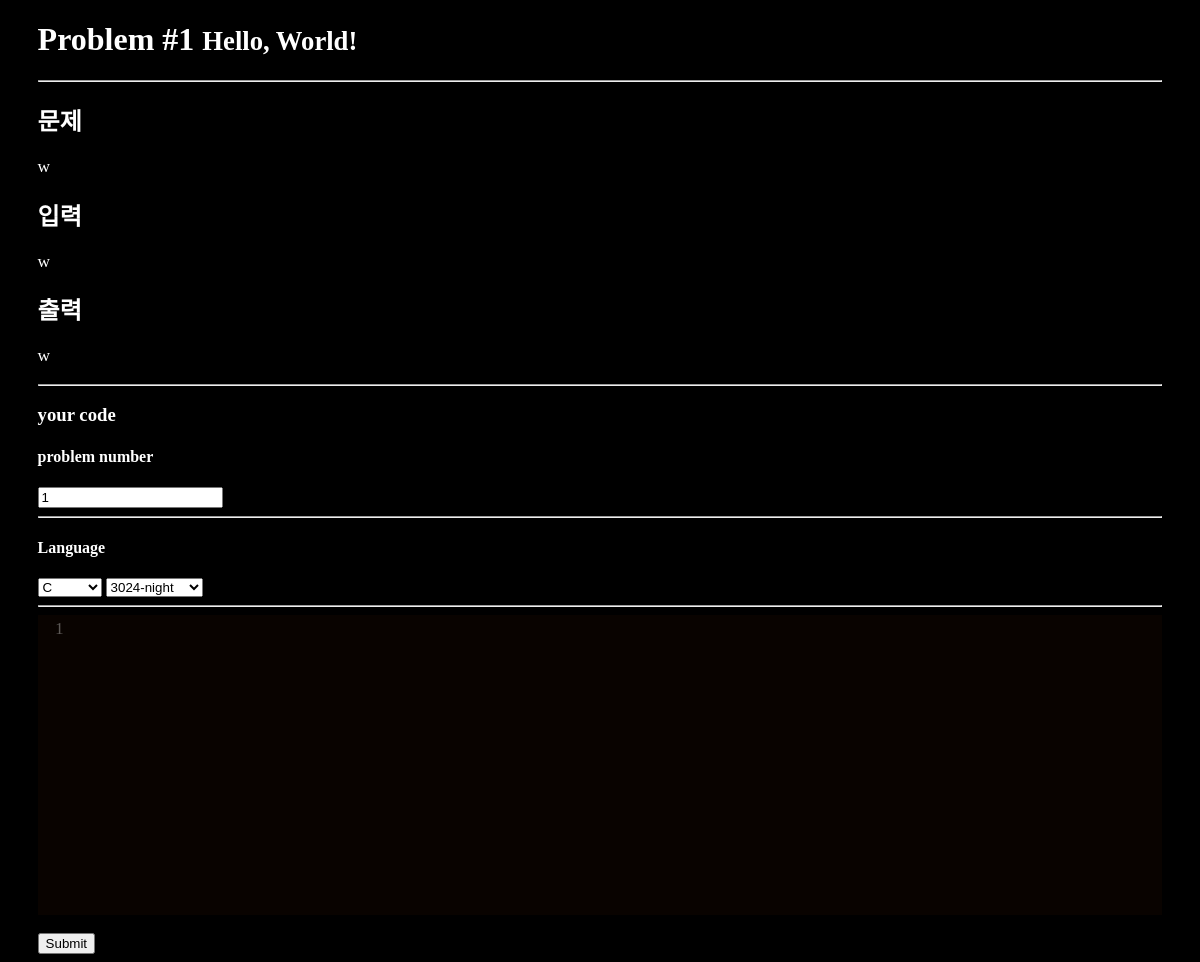
The app's page /problem/1, older data.
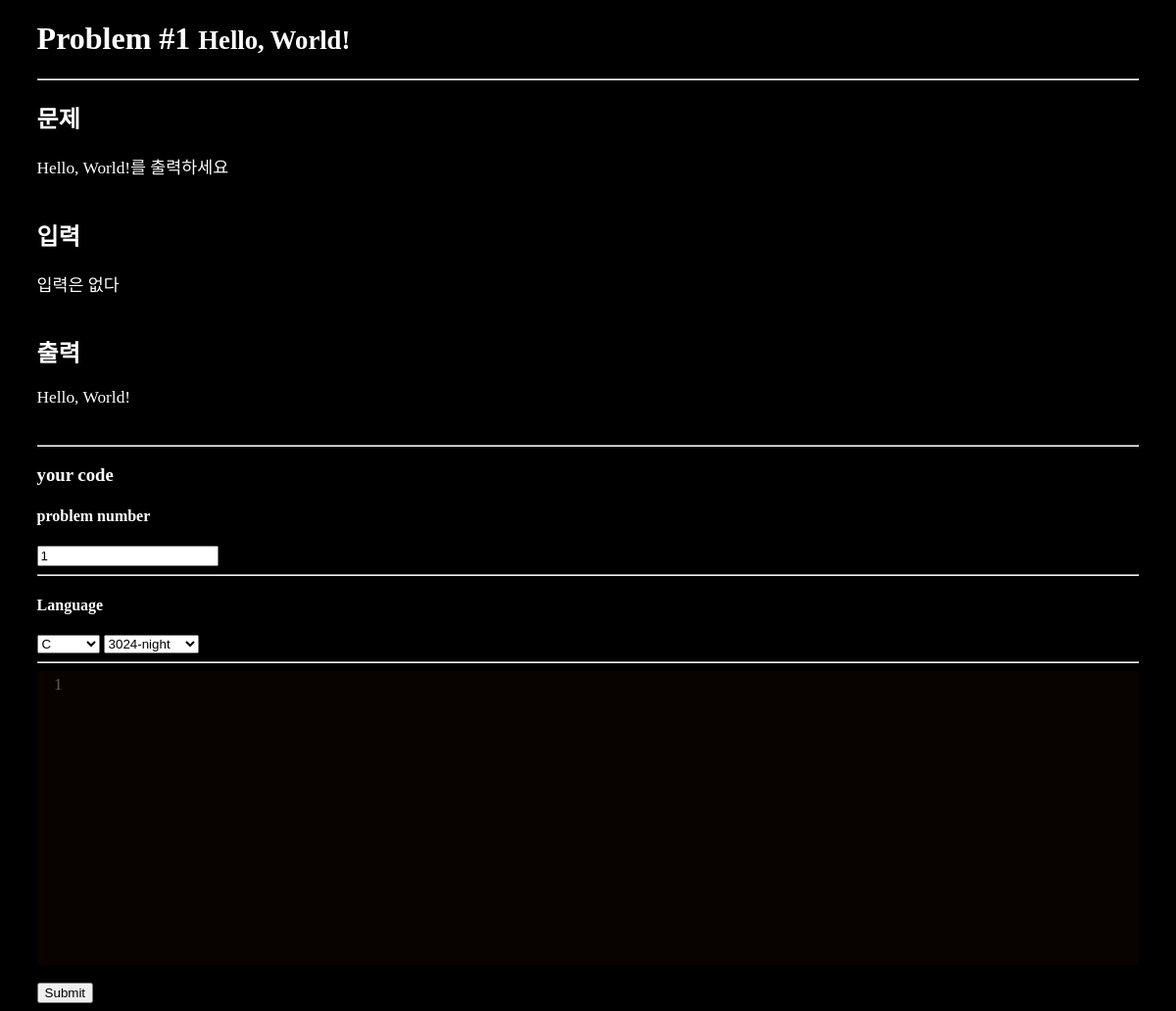
The same page, newer data.
### tables this page shows
CREATE TABLE problem (
  problem_num integer primary key autoincrement, 
  problem_name string not null,
  problem_correct integer,
  problem_text_info string not null,
  problem_text_input_info string not null,
  problem_text_output_info string not null
);

### GPSR.py (the view)
@app.route('/problem/<problem_num>', methods=['GET', 'POST'])
def problem_view(problem_num):
    problem = query_db('select * from problem where problem_num is ?', [problem_num])
    return render_template('/problem/problem_view.html', problem=problem)

### GPSR.py (called while the page is built)
def connect_db():
    return sqlite3.connect(app.config['DATABASE'])

def query_db(query, args=(), one=False):
    cur = g.db.execute(query, args)
    rv = [dict((cur.description[idx][0], value)
               for idx, value in enumerate(row)) for row in cur.fetchall()]
    return (rv[0] if rv else None) if one else rv

@app.before_request
def before_request():
    g.db = connect_db()
    g.user = None
    if 'user_num' in session:
        g.user = query_db('select * from user where user_num = ?',
                          [session['user_num']], one=True)

@app.teardown_request
def teardown_request(exception):
    if hasattr(g, 'db'):
        g.db.close()

### templates/problem/problem_view.html (shortened to what this page needs)
<!doctype html>
<link rel=stylesheet type=text/css href="{{ url_for('static', filename='style.css') }}">
<html>
    <head>
		<link rel="stylesheet" href="/static/codemirror/lib/codemirror.css" />
		<link rel="stylesheet" href="/static/codemirror/theme/ambiance.css" />
		<link rel="stylesheet" href="/static/codemirror/theme/base16-dark.css" />
		<link rel="stylesheet" href="/static/codemirror/theme/base16-light.css" />
		<link rel="stylesheet" href="/static/codemirror/theme/blackboard.css" />
		<link rel="stylesheet" href="/static/codemirror/theme/abcdef.css" />
		<link rel="stylesheet" href="/static/codemirror/theme/night.css" />
		<link rel="stylesheet" href="/static/codemirror/theme/3024-night.css" />
		<link rel="stylesheet" href="/static/codemirror/theme/vibrant-ink.css" />
    </head>
    <body>
        <div class=problem>
            <div class=problem_content>
	            {% if problem %}
	            <h1>Problem #{{problem[0].problem_num}} <small>{{problem[0].problem_name}}</small> </h1>
	            <hr>
	            <h2>문제</h2>
	            <pre>{{problem[0].problem_text_info}}</pre>
	            <h2>입력</h2>
	            <pre>{{problem[0].problem_text_input_info}}</pre>
	            <h2>출력</h2>
	            <pre>{{problem[0].problem_text_output_info}}</pre>
	            <hr>
	            <form action="/problem/compile" method="post">
	                <h3>your code</h3>
	                <h4>problem number</h4>
	                <input type="number" name="answer_problem_num" size="13" value="{{problem[0].problem_num}}" readonly>
	                <hr>
	                <h4>Language</h4>
	                <select name="language" class="language-select">
	                    <option value="C" data-mime="text/x-csrc" selected = "selected">C</option>
					</select>
					<select name="theme" class="theme-select">
						<option data-mime="3024-night">3024-night</option>
					</select>
	                <hr>
	                <br/>
	                <button type="submit">Submit</button>
	            </form>
	            {% else %}
	            <h3>There is no problem</h3>
	            {% endif %}
            </div>
        </div>
    </body>
</html>

Row changes from the older to the newer data that the page shows:
changed problem "Hello, World!": problem_text_info "w" → "Hello, World!를 출력하세요"; problem_text_input_info "w" → "입력은 없다"; problem_text_output_info "w" → "Hello, World!"
